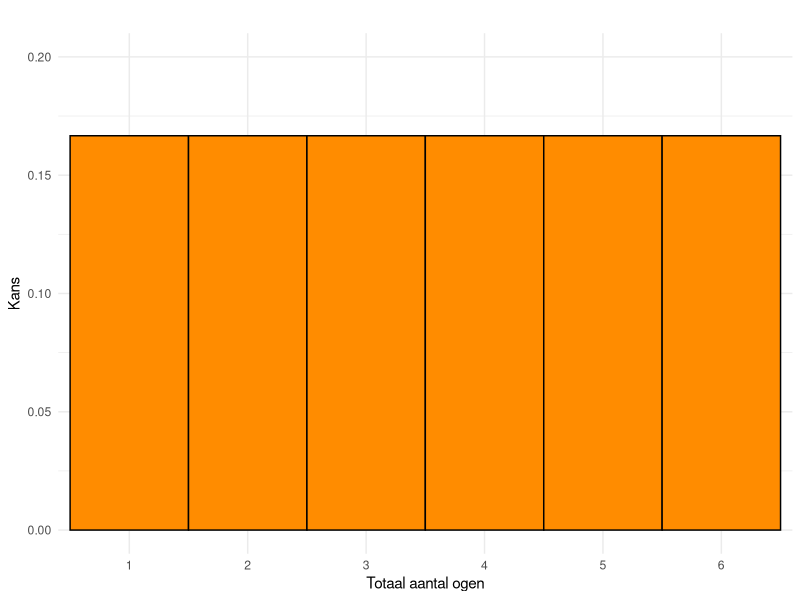
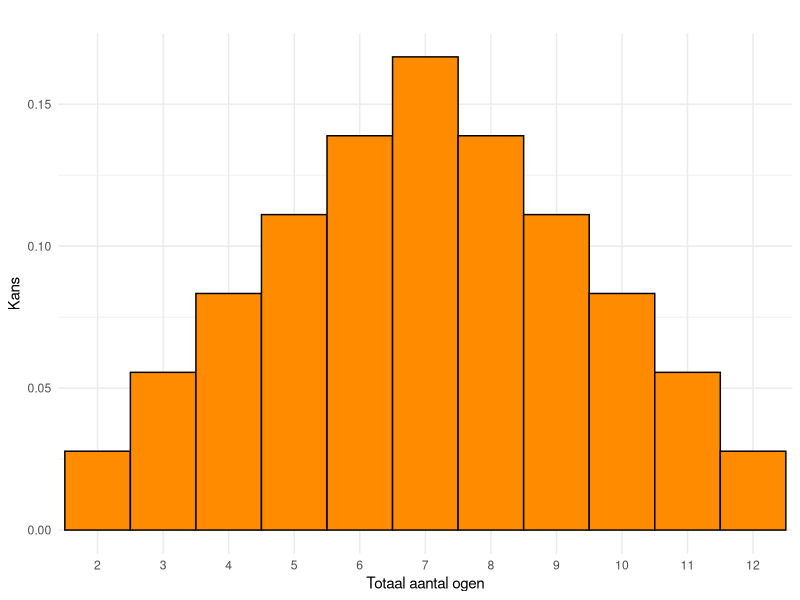
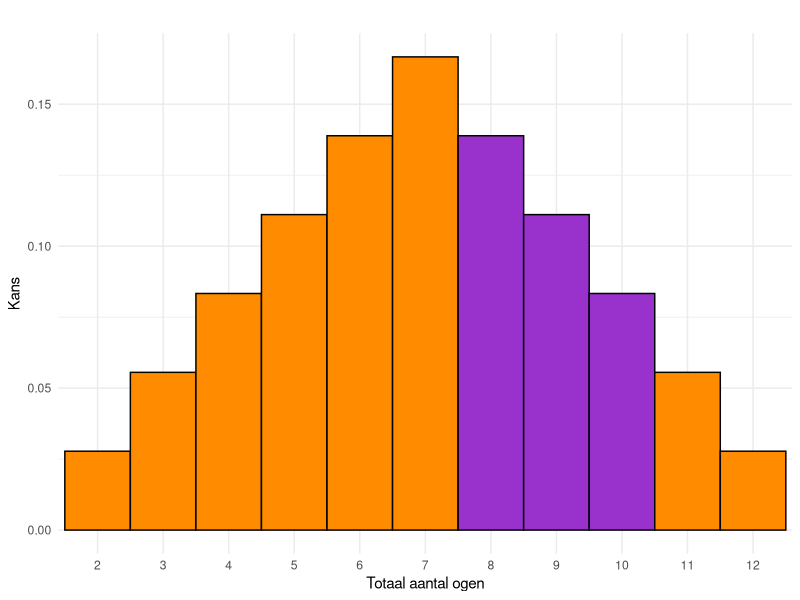
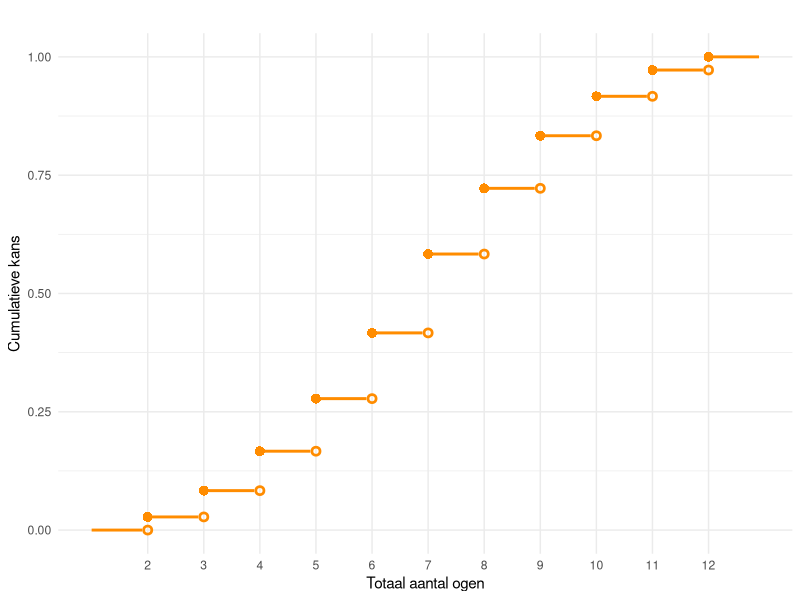
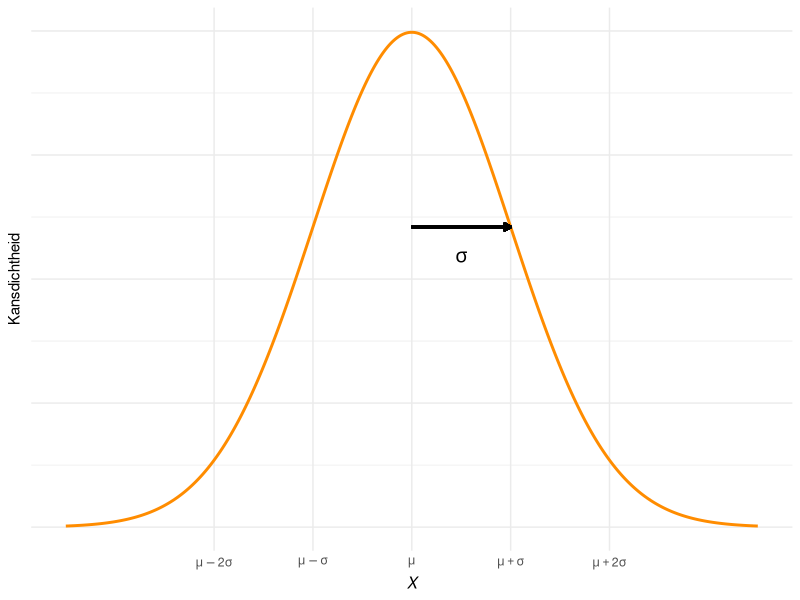
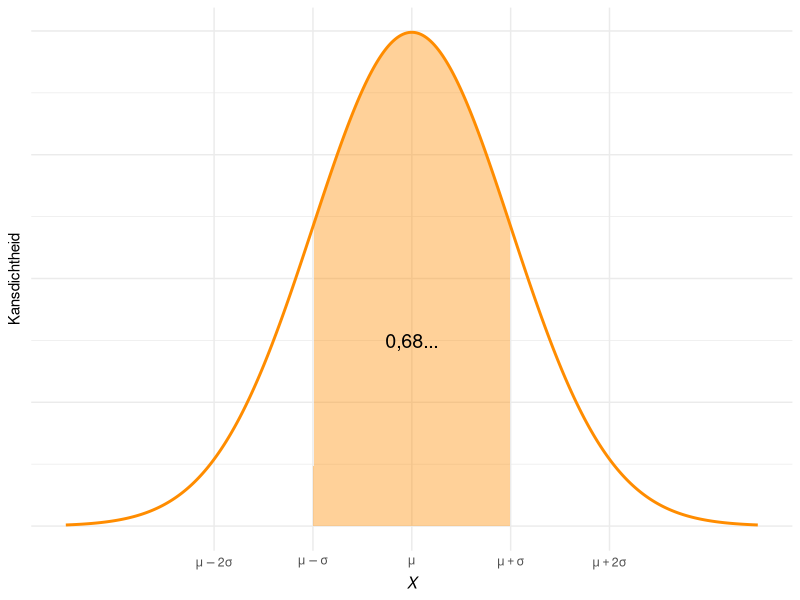
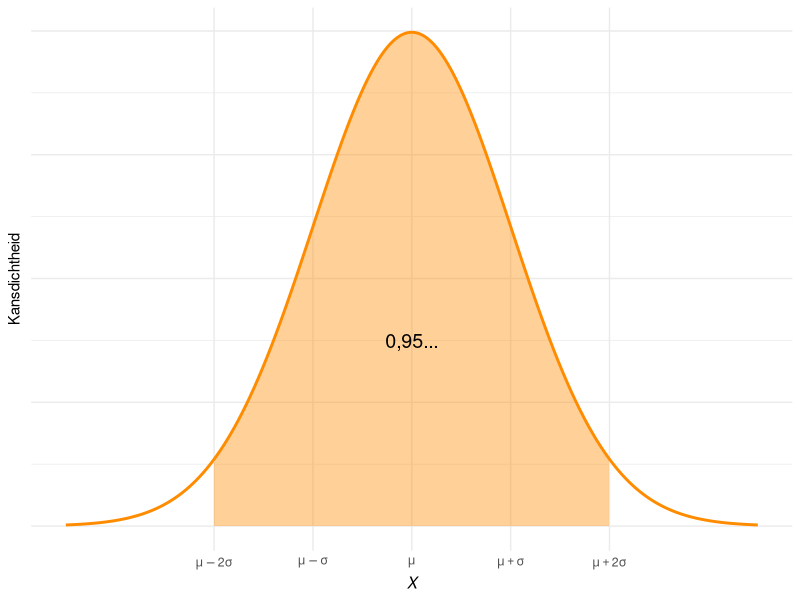
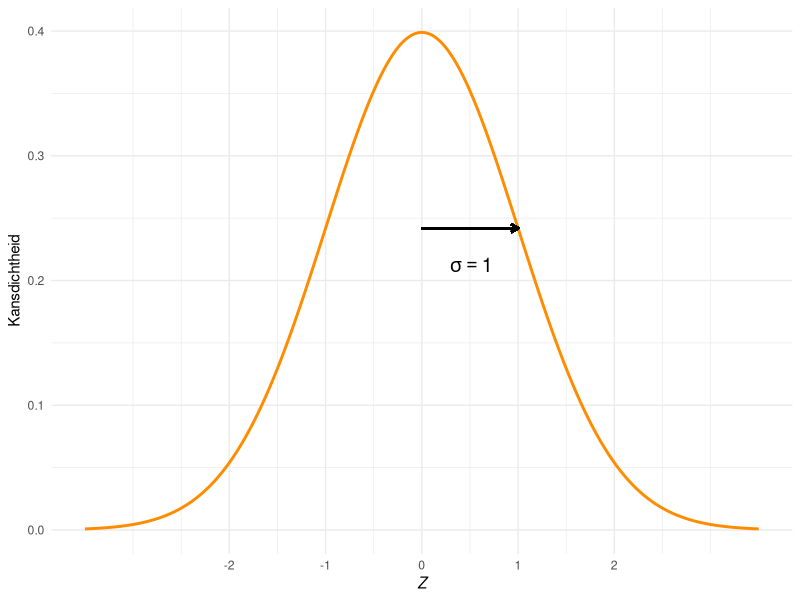

These charts were generated, in order, by the following R code:
## ---- chunk 1
#| code-fold: true
#| warning: false
#| fig.cap: "Kansverdeling: de kansen bij het gooien van één dobbelsteen."
#| label: fig-uniform-dobbelsteen
#| fig.width: 5
#| fig.height: 4
 
# Controleer of de benodigde pakketten zijn geladen
if (!("ggplot2" %in% .packages())) {
  library("ggplot2")
}

# Parameters definiëren
min_ogen <- 1       # Minimum aantal ogen op een dobbelsteen
max_ogen <- 6       # Maximum aantal ogen op een dobbelsteen
kans <- 1 / max_ogen # Gelijke kans voor elke uitkomst
kleur <- "darkorange"   # Kleur voor de balken in de plot

# Genereer de uitkomsten en bijbehorende kansen
uitkomsten <- seq(min_ogen, max_ogen)
kansen <- rep(kans, length(uitkomsten))

# Maak een data frame met uitkomsten en kansen
kansen_dobbelsteen <- data.frame(
  uitkomsten = factor(uitkomsten),
  kansen = kansen
)

# Maak de plot
ggplot(kansen_dobbelsteen, aes(x = uitkomsten, y = kansen)) +
  geom_bar(
    stat = "identity",     # Balken representeren kanswaarden direct
    width = 1,             # Volledige breedte van de categorie
    fill = kleur,          # Kleur voor de balken
    color = "black"        # Randkleur voor de balken
  ) +
  labs(
    title = "",
    x = "Totaal aantal ogen",      # Titel voor de x-as
    y = "Kans"              # Titel voor de y-as
  ) +
  ylim(0, 0.2) +            # Zorg dat de y-as tot 0.02 loopt
  theme_minimal()
## ---- chunk 2
#| code-fold: true
#| warning: false
#| fig.cap: "Kansverdeling voor het aantal ogen van twee dobbelstenen."
#| label: fig-kansverdeling-twee-dobbelstenen
#| fig.width: 5
#| fig.height: 4

# Controleer of de benodigde pakketten zijn geladen
if (!("ggplot2" %in% .packages())) {
  library("ggplot2")
}

# Parameters definiëren
min_som <- 2          # Minimum som bij twee dobbelstenen
max_som <- 2*max_ogen # Maximum som bij twee dobbelstenen
kleur <- rep("darkorange", 11) # Kleur voor de balken in de plot

# Genereer uitkomsten en bijbehorende kansen
uitkomsten <- seq(min_som, max_som)                     # Mogelijke uitkomsten
kansen <- pmin(uitkomsten - 1, 13 - uitkomsten) / max_ogen^2    # Kansen berekenen

# Maak een data frame met uitkomsten en kansen
kansen_dobbelsteen <- data.frame(
  uitkomsten = factor(uitkomsten),
  kansen = kansen
)

# Maak de plot
verdelingTweeDobbelstenen <- function(kleur)
  {
  ggplot(kansen_dobbelsteen, aes(x = uitkomsten, y = kansen)) +
  geom_bar(
    stat = "identity",     # Balken representeren kanswaarden direct
    width = 1,             # Volledige breedte van de categorie
    fill = kleur,          # Kleur voor de balken
    color = "black"        # Randkleur voor de balken
  ) +
  labs(
    title = "",
    x = "Totaal aantal ogen",      # Titel voor de x-as
    y = "Kans"              # Titel voor de y-as
  ) +
  theme_minimal()           # Minimalistisch thema voor de plot
}

verdelingTweeDobbelstenen(kleur)

## ---- chunk 3
#| code-fold: true
#| warning: false
#| fig-cap: "Kansverdeling van het totaal aantal ogen van twee dobbelstenen."
#| label: fig-kansverdeling-twee-dobbelstenen-2
#| fig.width: 5
#| fig.height: 4

kleur <- rep("darkorange", 11)
kleur[7:9] <- "darkorchid"

verdelingTweeDobbelstenen(kleur)

## ---- chunk 4
#| code-fold: true
#| warning: false
#| fig.cap: "Cumulatieve verdeling van de som van de ogen van twee dobbelstenen."
#| label: fig-cumulverdeling-twee-dobbelstenen
#| fig.width: 5
#| fig.height: 4

# Controleer of de benodigde pakketten zijn geladen
if (!("ggplot2" %in% .packages())) {
  library("ggplot2")
}

# Voeg extra punten toe om de cumulatieve kansen buiten het bereik van 2-12 te tonen
kansen_dobbelsteen_cumulatief <- data.frame(
  uitkomsten = c(1, uitkomsten, 13), # Voeg 1 en 13 toe als grenzen
  kansen = c(0, cumsum(kansen), 1)   # Voeg 0 en 1 toe aan de kansen
)

# Genereer de datapunten voor de open cirkels
open_cirkels <- data.frame(
  uitkomsten = uitkomsten,
  kansen = c(0, cumsum(kansen)[-length(kansen)])
)

# Maak een data frame voor de horizontale lijnen (stappen van de cumulatieve kans)
lijnen_data <- data.frame(
  x_start = kansen_dobbelsteen_cumulatief$uitkomsten[-nrow(kansen_dobbelsteen_cumulatief)],
  x_end = kansen_dobbelsteen_cumulatief$uitkomsten[-1] - .1,
  y = kansen_dobbelsteen_cumulatief$kansen[-nrow(kansen_dobbelsteen_cumulatief)]
)

# Maak de plot
ggplot() +
  # Voeg de horizontale lijnen toe
  geom_segment(
    data = lijnen_data,
    aes(x = x_start, xend = x_end, y = y, yend = y),
    color = "darkorange",        # Kleur van de lijnen
    size = 1                     # Dikte van de lijnen
  ) +
  # Voeg gesloten cirkels (linkerkanten) toe, behalve bij (1, 0) en (13, 1)
  geom_point(
    data = kansen_dobbelsteen_cumulatief[-c(1, nrow(kansen_dobbelsteen_cumulatief)), ],
    aes(x = uitkomsten, y = kansen),
    shape = 16,                  # Gesloten cirkel
    size = 3,
    color = "darkorange"
  ) +
  # Voeg open cirkels (rechterkanten) toe
  geom_point(
    data = open_cirkels,
    aes(x = uitkomsten, y = kansen),
    shape = 1,                 # Open cirkel
    size = 1.8,
    stroke = 1.4,
    color = "darkorange"
  ) +
  scale_x_continuous(
    breaks = 2:12,               # Ticks alleen bij gehele getallen van 2 tot 12
    minor_breaks = NULL          # Verwijder alle minor ticks
  ) +
  labs(
    title = "",
    x = "Totaal aantal ogen",    # Titel voor de x-as
    y = "Cumulatieve kans"       # Titel voor de y-as
  ) +
  theme_minimal()                 # Minimalistisch thema
## ---- chunk 5
#| code-fold: true
#| warning: false
#| fig-cap: "De normale verdeling."
#| label: fig-normale-verdeling
#| fig.width: 4
#| fig.height: 3

# Controleer of ggplot2 geladen is, zo niet, laad het pakket
if (!("ggplot2" %in% .packages())) {
  library(ggplot2)
}

# Definieer de standaardnormale verdeling
x <- seq(-3.5, 3.5, length.out = 350)
data <- data.frame(x = x, y = dnorm(x))

plotNormaal <- function(mu, sigma){
    # Plot maken
  ggplot(data, aes(x, y)) +
  geom_line(color = "darkorange", linewidth = 1) + # Curve van de standaardnormale verdeling
  scale_x_continuous(
    breaks = c(mu - 2*sigma, -mu - sigma, mu, mu + sigma, mu + 2*sigma), 
    labels = c(
      mu - 2 * sigma, 
      mu -sigma, 
      mu, 
      mu + sigma, 
      mu + 2 * sigma
    )
  ) + # Labels voor x-as
  labs(
    y = "Kansdichtheid", 
    x = expression(italic(X))
  ) + # Labels voor de assen
  theme_minimal()
}

normaalGeneriek <- 
  # Plot maken
  ggplot(data, aes(x, y)) +
  geom_line(color = "darkorange", linewidth = 1) + # Curve van de standaardnormale verdeling
  scale_x_continuous(
    breaks = c(-2, -1, 0, 1, 2), 
    labels = c(
      expression(italic(mu - 2 * sigma)), 
      expression(italic(mu -sigma)), 
      expression(italic(mu)), 
      expression(italic(mu + sigma)), 
      expression(italic(mu + 2 * sigma))
    ),
    minor_breaks = NULL # Verwijdert minor ticks
  ) + # Labels voor x-as
  scale_y_continuous(labels = NULL) + # getallen van y-as weglaten
  labs(
    y = "Kansdichtheid", 
    x = expression(italic(X))
  ) + # Labels voor de assen
  theme_minimal()

# Hoogte van de pijl bepalen
h <- exp(-0.5) / sqrt(2 * pi)

pijl <- geom_segment(
    aes(x = 0, xend = 1, y = h, yend = h), 
    arrow = arrow(length = unit(0.2, "cm")), 
    color = "black", 
    linewidth = 0.8
  ) # Pijl voor standaarddeviatie
  
oppervlak <- function(a, b){# Gebied tussen a en b kleuren
  geom_area(
    data = subset(data, x >= a & x <= b), 
    aes(x, y), 
    fill = "darkorange", 
    alpha = 0.4
  ) 
} 

normaalGeneriek + pijl +
  annotate(
  "text", 
  x = 0.5, 
  y = 0.9 * h, # Use the variable h to scale the y-coordinate
  label = expression(italic(sigma)), # Use expression() for mathematical notation
  color = "black", 
  size = 5, 
  hjust = 0.5, 
  vjust = 0.5
  )

## ---- chunk 6
#| code-fold: true
#| warning: false
#| label: fig-vuistregels
#| fig-cap: "Vuistregels voor de normale verdeling."
#| layout-ncol: 2
#| fig-subcap: 
#|   - "Ongeveer 68% van de kans valt binnen één standaarddeviatie van het gemiddelde."
#|   - "Ongeveer 95% van de kans valt binnen 2 standaarddeviaties van het gemiddelde."
#| fig.width: 4
#| fig.height: 2.7

proportie <- function(prop){
  annotate(
  "text", 
  x = 0, 
  y = 0.15, 
  label = prop, # Dynamically include the variable
  color = "black", 
  size = 5, 
  hjust = 0.5, 
  vjust = 0.5
)
}

normaalGeneriek + oppervlak(-1,1) + proportie("0,68...")

normaalGeneriek + oppervlak(-2, 2) + proportie("0,95...")
## ---- chunk 7
#| code-fold: true
#| warning: false
#| label: fig-std-normaal
#| fig-cap: "Standaard-normale verdeling"
#| fig.width: 4
#| fig.height: 3

# Plot de standaard-normale verdeling
plotNormaal(0, 1) +
  # Labels voor de assen
  labs(
    y = "Kansdichtheid", 
    x = expression(italic(Z))
  ) +
  # Voeg de pijl toe
  pijl +
  # Annotatie toevoegen met sigma
  annotate(
    "text", 
    x = 0.5, 
    y = 0.88 * h,        # Gebruik de variabele h voor de y-positie
    label = expression(italic(sigma) == 1),  # Wiskundige notatie voor sigma
    color = "black", 
    size = 5, 
    hjust = 0.47, 
    vjust = 0.5
  )
## ---- chunk 8
#| code-fold: true
#| warning: false
#| label: fig-transformeren
#| fig-cap: "Caption nog schrijven"
#| fig.width: 3.75

# Laad benodigde pakketten
if (!("ggplot2" %in% loadedNamespaces())) { 
  library(ggplot2) 
}
if (!("cowplot" %in% loadedNamespaces())) { 
  library(cowplot) 
}

# Basisparameters instellen
mu_x <- 170             # Gemiddelde voor X
sigma_x <- 7            # Standaarddeviatie voor X
x_threshold <- 173.5    # Drempelwaarde voor X

mu_z <- 0               # Gemiddelde voor Z
sigma_z <- 1            # Standaarddeviatie voor Z
z_threshold <- 0.5      # Drempelwaarde voor Z

nr_sd <- 3.5            # Aantal standaarddeviaties om te tonen

# Berekeningen op basis van parameters
x_range <- c(mu_x - nr_sd * sigma_x, mu_x + nr_sd * sigma_x)   # Bereik voor X
z_range <- c(mu_z - nr_sd * sigma_z, mu_z + nr_sd * sigma_z)   # Bereik voor Z
n_points <- 50 * nr_sd                                        # Aantal datapunten

# Domeinen voor X en Z
x_values <- seq(x_range[1], x_range[2], length.out = n_points)
z_values <- seq(z_range[1], z_range[2], length.out = n_points)

# Bereken kansdichtheden
x_data <- data.frame(
  x = x_values,
  y = dnorm(x_values, mean = mu_x, sd = sigma_x)
)

z_data <- data.frame(
  x = z_values,
  y = dnorm(z_values, mean = mu_z, sd = sigma_z)
)

# Gebied waar X > x_threshold
x_fill <- data.frame(
  x = seq(x_threshold, x_range[2], length.out = 100),
  y = dnorm(seq(x_threshold, x_range[2], length.out = 100), 
            mean = mu_x, sd = sigma_x)
)

# Gebied waar Z > z_threshold
z_fill <- data.frame(
  x = seq(z_threshold, z_range[2], length.out = 100),
  y = dnorm(seq(z_threshold, z_range[2], length.out = 100), 
            mean = mu_z, sd = sigma_z)
)

# Plot voor X
plot_x <- ggplot(x_data, aes(x = x, y = y)) +
  geom_line(size = 1, color = "darkorange") +
  geom_area(
    data = x_fill, aes(x = x, y = y),
    fill = "darkorange", alpha = 0.5
  ) +
  labs(
    x = expression(italic(X)),
    y = "Kansdichtheid"
  ) +
  theme_minimal()

# Plot voor Z
plot_z <- ggplot(z_data, aes(x = x, y = y)) +
  geom_line(size = 1, color = "darkorange") +
  geom_area(
    data = z_fill, aes(x = x, y = y),
    fill = "darkorange", alpha = 0.5
  ) +
  labs(
    x = expression(italic(Z)),
    y = "Kansdichtheid"
  ) +
  theme_minimal()

# Combineer de twee plots met cowplot
combined_plot <- plot_grid(
  plot_x, plot_z, 
  ncol = 1, align = "v"
)

# Voeg een verticale lijn toe over beide plots
final_plot <- ggdraw(combined_plot) +
  draw_line(
    x = c(0.62, 0.62),  # Relatieve positie op de x-as (0-1 schaal)
    y = c(0.09, 1),  # Relatieve positie op de y-as (0-1 schaal)
    color = "DarkOrchid", 
    size = 1, 
    linetype = "dashed"
  )

# Toon de finale plot
print(final_plot)

## ---- chunk 9
#| label: fig-t
#| fig-cap: "Verschillende $t$-verdelingen en de standaard-normale verdeling"
#| warning: false
#| code-fold: true
#| fig-height: 4

#| code-fold: true
#| warning: false
#| label: fig-t-verdelingen
#| fig-cap: "Vergelijking van $t$-verdelingen met verschillende vrijheidsgraden."

# Genereer t-waarden
t_values <- seq(-3.5, 3.5, by = 0.1)

# Maak een dataframe voor de kansdichtheden
dataframe <- data.frame(
  t = c(
    t_values, 
    rep(t_values, 3)
  ),
  prob = c(
    dnorm(t_values),              # Standaard-normale verdeling
    dt(t_values, df = 2),         # t-verdeling met df = 2
    dt(t_values, df = 5),         # t-verdeling met df = 5
    dt(t_values, df = 20)         # t-verdeling met df = 20
  ),
  df = factor(
    rep(
      c("standaard-normaal", "df = 2", "df = 5", "df = 20"), 
      each = length(t_values)
    ),
    levels = c("df = 2", "df = 5", "df = 20", "standaard-normaal")
  )
)

# Plot de verdelingen
ggplot(
  dataframe, 
  aes(
    x = t, y = prob, 
    group = df, color = df, linewidth = df, linetype = df
  )
) +
  # Voeg de lijnen toe
  geom_line() +
  # Pas de kleuren aan
  scale_color_manual(
    values = c(rep("black", 3), "darkorange")
  ) +
  # Pas de lijndiktes aan
  scale_linewidth_manual(
    values = c(1, 1, 1, 1.2)
  ) +
  # Pas de lijnstijlen aan
  scale_linetype_manual(
    values = c(
      "df = 2" = "dotted", 
      "df = 5" = "dashed", 
      "df = 20" = "longdash",
      "standaard-normaal" = "solid"
    )
  ) +
  # Labels toevoegen
  labs(
    x = expression(italic(t) ~ "of" ~ italic(Z)),
    y = "Kansdichtheid"
  ) +
  # Thema toepassen
  theme_minimal()
## ---- chunk 10
#| code-fold: true
#| warning: false
#| label: fig-krit-1
#| fig-cap: "De kritieke waarde van de standaard-normale verdeling $Z_{0{,}2(2)} \\approx 1{,}28$."
#| fig.width: 3.75
#| fig.height: 2.75
# Functie om een plot te maken van de kritieke waarde
crit_plot <- function(alpha) {
  # Kritieke waarde van Z
  Z_crit <- qnorm(1 - alpha / 2)  # Bereken de kritieke waarde
  
  # Coördinaten voor de pijlen
  xstart <- (Z_crit + 3.5) / 2         # Beginpunt x-coördinaat
  ystart <- dnorm(0) / 4               # Beginpunt y-coördinaat
  xend <- Z_crit + (3.5 - Z_crit) / 7  # Eindpunt x-coördinaat
  yend <- dnorm(xend) / 3              # Eindpunt y-coördinaat
  
  # Plot de standaard-normale verdeling met staarten en annotaties
  plotNormaal(0, 1) +
    # Labels voor de assen
    labs(
      y = "Kansdichtheid", 
      x = expression(italic(Z))
    ) +
    # Ingekleurd oppervlak onder de curve
    oppervlak(-10, -Z_crit) +
    oppervlak(Z_crit, 10) +
    # Schaalinstellingen voor de x-as
    scale_x_continuous(
      breaks = c(-Z_crit, 0, Z_crit), 
      labels = c(
        paste0(round(-Z_crit, 2), "..."), 
        "0", 
        paste0(round(Z_crit, 2), "...")
      ),
      minor_breaks = NULL  # Verwijder minor ticks
    ) +
    # Kromme pijltjes toevoegen
    geom_curve(
      aes(x = -xstart, y = ystart, xend = -xend, yend = yend), 
      curvature = 0.2, 
      arrow = arrow(length = unit(0.2, "cm")), 
      color = "black", 
      size = 0.7
    ) +
    geom_curve(
      aes(x = xstart, y = ystart, xend = xend, yend = yend), 
      curvature = -0.2, 
      arrow = arrow(length = unit(0.2, "cm")), 
      color = "black", 
      size = 0.7
    ) +
    # Annotaties toevoegen
    annotate(
      "text", 
      x = -xstart, 
      y = ystart + 0.02,  # Plaats annotatie net boven de pijl
      label = gsub("\\.", ",", round(alpha / 2, 3)), 
      color = "black", 
      hjust = 0.5, 
      size = 4
    ) +
    annotate(
      "text", 
      x = xstart, 
      y = ystart + 0.02,  # Plaats annotatie net boven de pijl
      label = gsub("\\.", ",", round(alpha / 2, 3)), 
      color = "black", 
      hjust = 0.5, 
      size = 4
    ) +
    # Label in het midden
    proportie(gsub("\\.", ",", round(1 - alpha, 2)))
}

# Voorbeeld: plot voor alpha = 0.2
crit_plot(0.2)
## ---- chunk 11
#| code-fold: true
#| warning: false
#| label: fig-krit-2
#| fig-cap: "De kritieke waarde van de standaard-normale verdeling $Z_{0{,}05(2)} \\approx 1{,}96$."
#| fig.width: 3.75
#| fig.height: 2.75

crit_plot(0.05)
## ---- chunk 12
#| code-fold: true
#| warning: false
#| label: fig-krit-3
#| fig-cap: "De kritieke waarde van de $t$-verdeling $t_{0{,}2(2)4} \\approx 1{,}53$."
#| fig.width: 3.75
#| fig.height: 2.75

# Functie om een plot te maken van de kritieke waarde
crit_plot_t <- function(alpha, df) {
  # Kritieke waarde van t
  t_crit <- qt(1 - alpha / 2, df = df)  # Bereken de kritieke waarde
  
  # Coördinaten voor de pijlen
  xstart <- (t_crit + 3.5) / 2         # Beginpunt x-coördinaat
  ystart <- dt(0, df) / 4               # Beginpunt y-coördinaat
  xend <- t_crit + (3.5 - t_crit) / 7  # Eindpunt x-coördinaat
  yend <- dt(xend, df) / 3              # Eindpunt y-coördinaat

  # Plot de t-verdeling met staarten en annotaties
  dataT <- data.frame(x = x, y = dt(x, df = df))
  plotT <- ggplot(dataT, aes(x, y)) +
    geom_line(color = "darkorange", linewidth = 1) + # Curve van de t-verdeling
    labs(
      y = "Kansdichtheid", 
      x = expression(italic(t))
    ) + # Labels voor de assen
    theme_minimal()
  
  oppervlakT <- function(a, b){# Gebied tussen a en b kleuren
    geom_area(
      data = subset(dataT, x >= a & x <= b), 
      aes(x, y), 
      fill = "darkorange", 
      alpha = 0.4
    ) 
    } 
  
  plotT +
    # Ingekleurd oppervlak onder de curve
    oppervlakT(-10, -t_crit) +
    oppervlakT(t_crit, 10) +
    # Schaalinstellingen voor de x-as
    scale_x_continuous(
      breaks = c(-t_crit, 0, t_crit), 
      labels = c(
        paste0(round(-t_crit, 2), "..."), 
        "0", 
        paste0(round(t_crit, 2), "...")
      ),
      minor_breaks = NULL  # Verwijder minor ticks
    ) +
    # Kromme pijltjes toevoegen
    geom_curve(
      aes(x = -xstart, y = ystart, xend = -xend, yend = yend), 
      curvature = 0.2, 
      arrow = arrow(length = unit(0.2, "cm")), 
      color = "black", 
      size = 0.7
    ) +
    geom_curve(
      aes(x = xstart, y = ystart, xend = xend, yend = yend), 
      curvature = -0.2, 
      arrow = arrow(length = unit(0.2, "cm")), 
      color = "black", 
      size = 0.7
    ) +
    # Annotaties toevoegen
    annotate(
      "text", 
      x = -xstart, 
      y = ystart + 0.02,  # Plaats annotatie net boven de pijl
      label = gsub("\\.", ",", round(alpha / 2, 3)), 
      color = "black", 
      hjust = 0.5, 
      size = 4
    ) +
    annotate(
      "text", 
      x = xstart, 
      y = ystart + 0.02,  # Plaats annotatie net boven de pijl
      label = gsub("\\.", ",", round(alpha / 2, 3)), 
      color = "black", 
      hjust = 0.5, 
      size = 4
    ) +
    # Label in het midden
    proportie(gsub("\\.", ",", round(1 - alpha, 2)))
}

# Voorbeeld: plot voor alpha = 0.2 en df = 4
crit_plot_t(0.2, 4)
## ---- chunk 13
#| code-fold: true
#| warning: false
#| label: fig-krit-4
#| fig-cap: "De kritieke waarde van de $t$-verdeling $t_{0{,}05(2)4} \\approx 2{,}78$."
#| fig.width: 3.75
#| fig.height: 2.75

crit_plot_t(0.05, 4)
## ---- chunk 14
#| code-fold: true
#| warning: false
#| fig-cap: "Kritieke $t$-waarde bij $\\alpha = 0.05$ als functie van het aantal vrijheidsgraden df. Voor grote df convergeert de kritieke waarde naar de kritieke waarde van de standaardnormale verdeling, 1,96."
#| label: fig-convergentie-krit
#| fig.width: 3.75
#| fig.height: 2.75

# Laad ggplot2 indien nodig
if (!("ggplot2" %in% loadedNamespaces())) { 
  library(ggplot2) 
}

# Parameters
alpha <- 0.05                # Significatieniveau
vrijheidsgraden <- 1:30      # Aantal vrijheidsgraden
kritieke_t <- qt(1 - alpha / 2, df = vrijheidsgraden)  # Kritieke $t$-waarden
kritieke_normaal <- qnorm(1 - alpha / 2)

# Data voorbereiden
data <- data.frame(
  df = vrijheidsgraden,
  kritieke_t = kritieke_t
)

# Plot
ggplot(data, aes(x = df, y = kritieke_t)) +
  geom_point(color = "darkorange", size = 2) +    # Punten
  geom_line(color = "darkorange", size = 1) +     # Lijnen
  geom_hline(
    yintercept = kritieke_normaal, 
    color = "DarkOrchid", 
    linetype = "dashed", 
    size = 1
  ) +
  annotate(
    "text", 
    x = 6, 
    y = kritieke_normaal - 0.4, 
    label = expression(italic(Z)[0.05 * "(" * 2 * ")"] == 1.96), 
    color = "DarkOrchid", 
    size = 4
  ) +
  annotate(
    "text", 
    x = 6, 
    y = 3.75, 
    label = expression(italic(t)[0.05 * "(" * 2 * ")"*"df"]), 
    color = "darkorange", 
    size = 4
  ) +
  coord_cartesian(ylim = c(0, 5)) +  # Stel het bereik van de y-as in
  labs(
    x = "Vrijheidsgraden (df)",
    y = expression(Kritieke~italic(t)-waarde),
    title = NULL
  ) +
  theme_minimal()
## ---- chunk 15
alpha <- 0.05

# kritieke waarde standaardnormale verdeling
qnorm(1 - alpha/2)

# kritieke waarde t-verdeling met df = 4
qt(1 - alpha/2 , df = 4)
